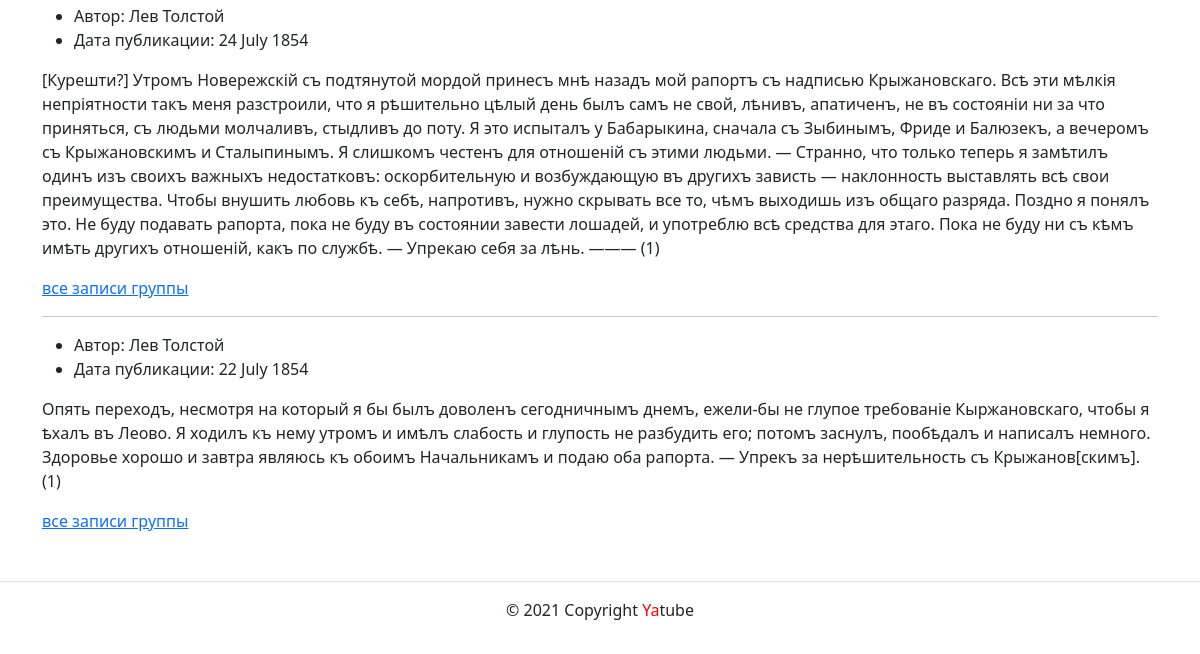
Before: /group/words/ (lower part) with the older database file.
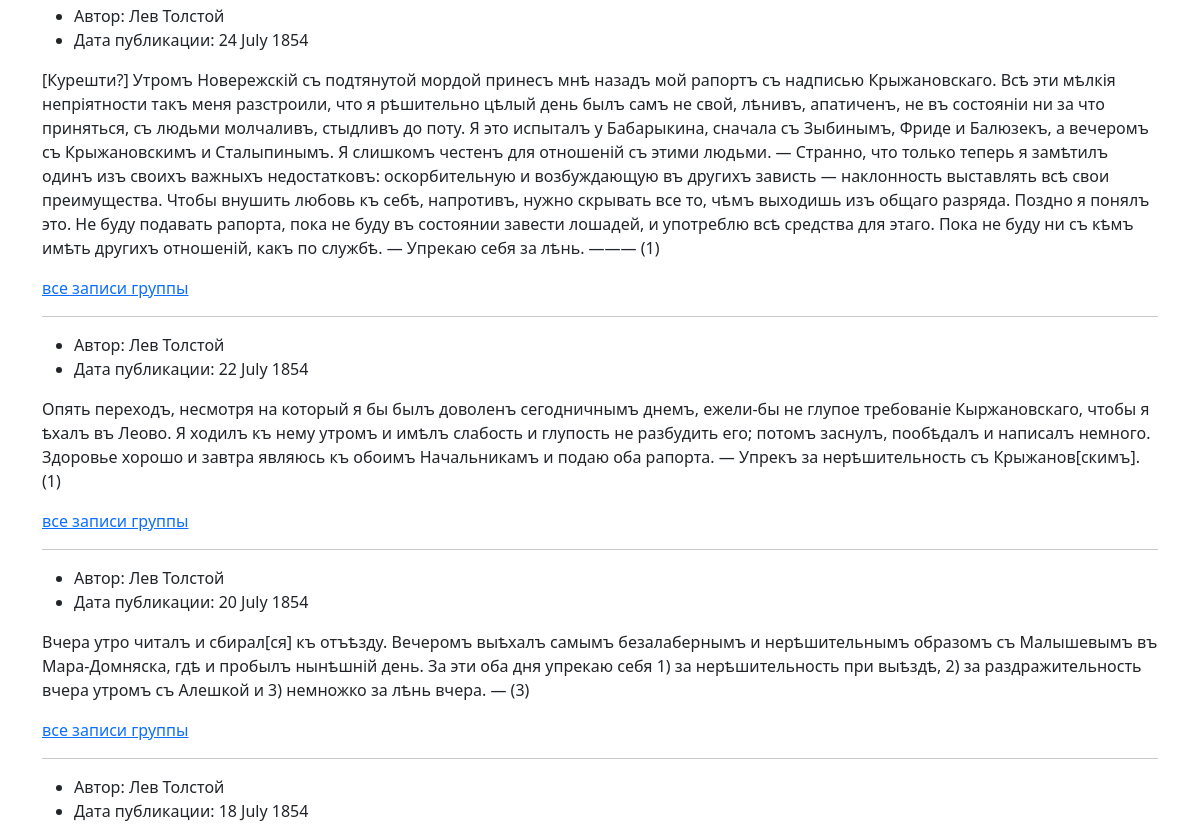
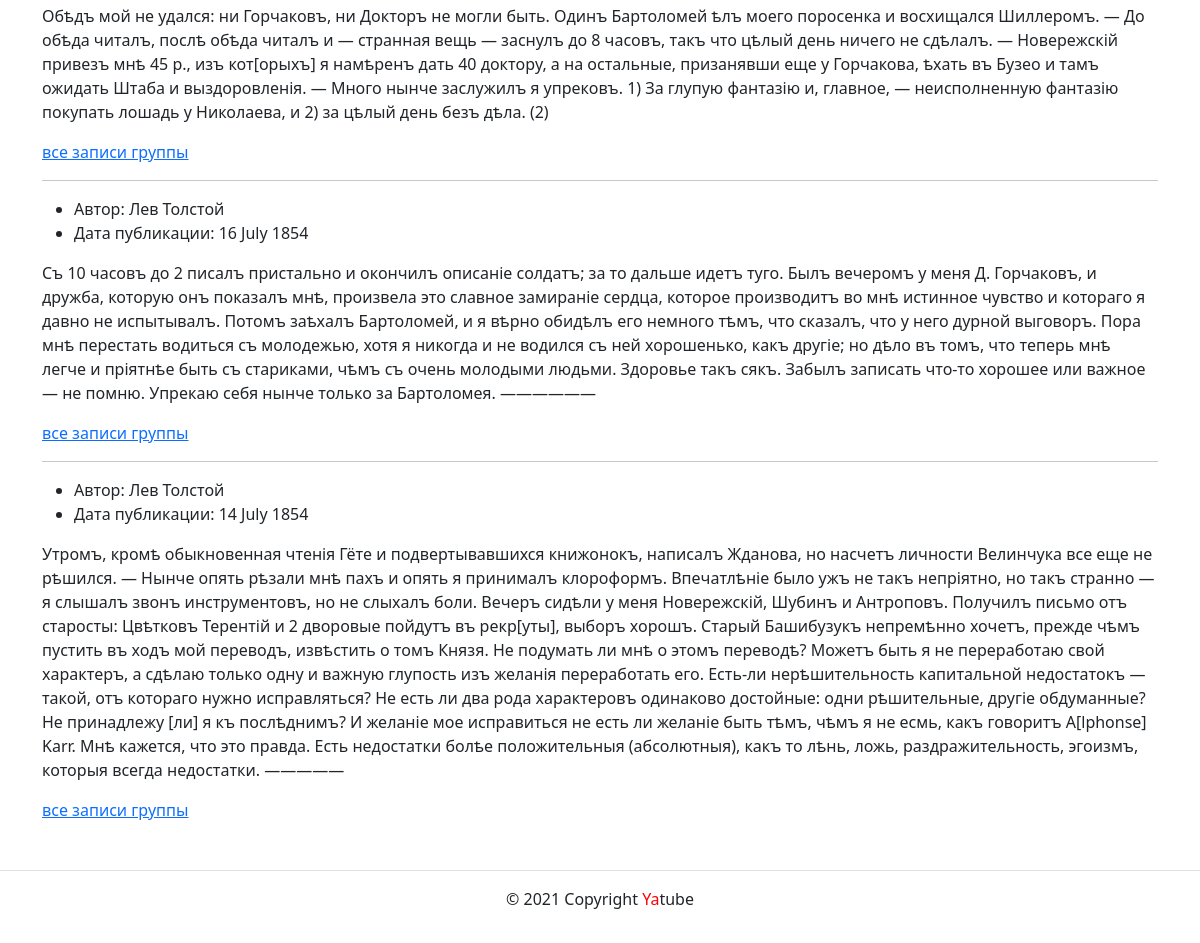
After: the same page with the newer database file (2 pictures, top to bottom).
### posts/models.py (models this page shows)
class Post(models.Model):
    text = models.TextField()
    pub_date = models.DateTimeField(auto_now_add=True)
    author = models.ForeignKey(User, on_delete=models.CASCADE)
    group = models.ForeignKey('Group', blank=True, null=True, on_delete=models.CASCADE)

### posts/views.py (the view)
# urls.py: path('group/<slug:slug>/', views.group_posts, name='group_list')
def group_posts(request, slug):
    group = get_object_or_404(Group, slug=slug)
    posts = Post.objects.filter(group=group).order_by('-pub_date')[:10]
    context = {
        'group': group,
        'posts': posts,
    }
    return render(request, 'posts/group_list.html', context)

### templates/posts/group_list.html (shortened to what this page needs)
{% extends 'base.html' %}
     {% block content %}
       {% for post in posts %}
  <ul>
    <li>
      Автор: {{ post.author.get_full_name }}
    </li>
    <li>
      Дата публикации: {{ post.pub_date|date:"d E Y" }}
    </li>
  </ul>
  <p>{{ post.text }}</p>
  <a href="{% url 'posts:group_list' group.slug %}">все записи группы</a>
  {% if not forloop.last %}<hr>{% endif %}
  {% endfor %}
    {% endblock %}

Changed rows visible on the page:
now on this page (row edited): Post: author.get_full_name "Лев Толстой", pub_date "20 July 1854", text "Вчера утро читалъ и сбирал[ся] къ отъѣзду. Вечеромъ выѣхалъ самымъ безалабернымъ и нерѣшительнымъ образомъ съ Малышевымъ въ Мара-Домняска, гдѣ и пробылъ нынѣшній день. За эти оба дня упрекаю себя 1) за нерѣшительность при выѣздѣ, 2) за раздражительность вчера утромъ съ Алешкой и 3) немножко за лѣнь вчера. — (3)"
now on this page (row edited): Post: author.get_full_name "Лев Толстой", pub_date "18 July 1854", text "Обѣдъ мой не удался: ни Горчаковъ, ни Докторъ не могли быть. Одинъ Бартоломей ѣлъ моего поросенка и восхищался Шиллеромъ. — До обѣда читалъ, послѣ обѣда читалъ и — странная вещь — заснулъ до 8 часовъ, такъ что цѣлый день ничего не сдѣлалъ. — Новережскій привезъ мнѣ 45 р., изъ кот[орыхъ] я намѣренъ дать 40 доктору, а на остальные, призанявши еще у Горчакова, ѣхать въ Бузео и тамъ ожидать Штаба и выздоровленія. — Много нынче заслужилъ я упрековъ. 1) За глупую фантазію и, главное, — неисполненную фантазію покупать лошадь у Николаева, и 2) за цѣлый день безъ дѣла. (2)"
now on this page (row edited): Post: author.get_full_name "Лев Толстой", pub_date "16 July 1854", text "Съ 10 часовъ до 2 писалъ пристально и окончилъ описаніе солдатъ; за то дальше идетъ туго. Былъ вечеромъ у меня Д. Горчаковъ, и дружба, которую онъ показалъ мнѣ, произвела это славное замираніе сердца, которое производитъ во мнѣ истинное чувство и котораго я давно не испытывалъ. Потомъ заѣхалъ Бартоломей, и я вѣрно обидѣлъ его немного тѣмъ, что сказалъ, что у него дурной выговоръ. Пора мнѣ перестать водиться съ молодежью, хотя я никогда и не водился съ ней хорошенько, какъ другіе; но дѣло въ томъ, что теперь мнѣ легче и пріятнѣе быть съ стариками, чѣмъ съ очень молодыми людьми. Здоровье такъ сякъ. Забылъ записать что-то хорошее или важное — не помню. Упрекаю себя нынче только за Бартоломея.…"
now on this page (row edited): Post: author.get_full_name "Лев Толстой", pub_date "14 July 1854", text "Утромъ, кромѣ обыкновенная чтенія Гёте и подвертывавшихся книжонокъ, написалъ Жданова, но насчетъ личности Велинчука все еще не рѣшился. — Нынче опять рѣзали мнѣ пахъ и опять я принималъ клороформъ. Впечатлѣніе было ужъ не такъ непріятно, но такъ странно — я слышалъ звонъ инструментовъ, но не слыхалъ боли. Вечеръ сидѣли у меня Новережскій, Шубинъ и Антроповъ. Получилъ письмо отъ старосты: Цвѣтковъ Терентій и 2 дворовые пойдутъ въ рекр[уты], выборъ хорошъ. Старый Башибузукъ непремѣнно хочетъ, прежде чѣмъ пустить въ ходъ мой переводъ, извѣстить о томъ Князя. Не подумать ли мнѣ о этомъ переводѣ? Можетъ быть я не переработаю свой характеръ, a сдѣлаю только одну и важную глупость изъ желанія…"
